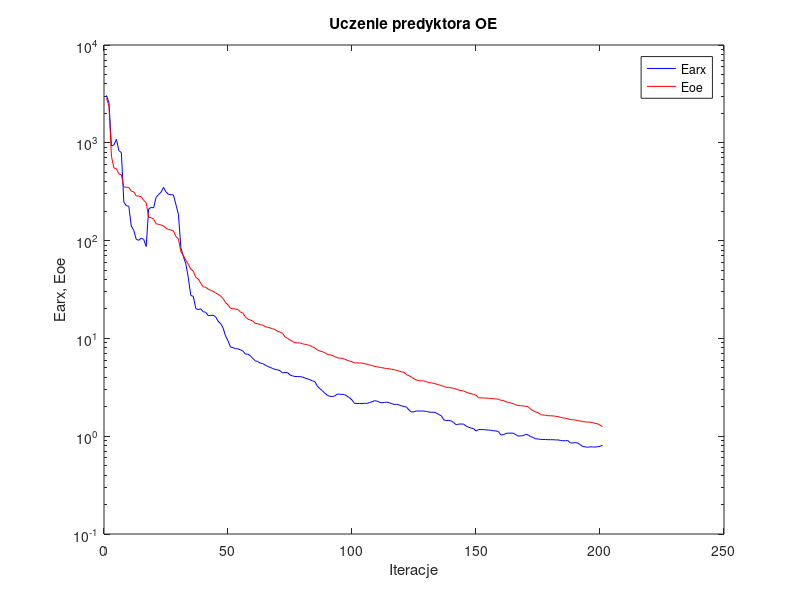
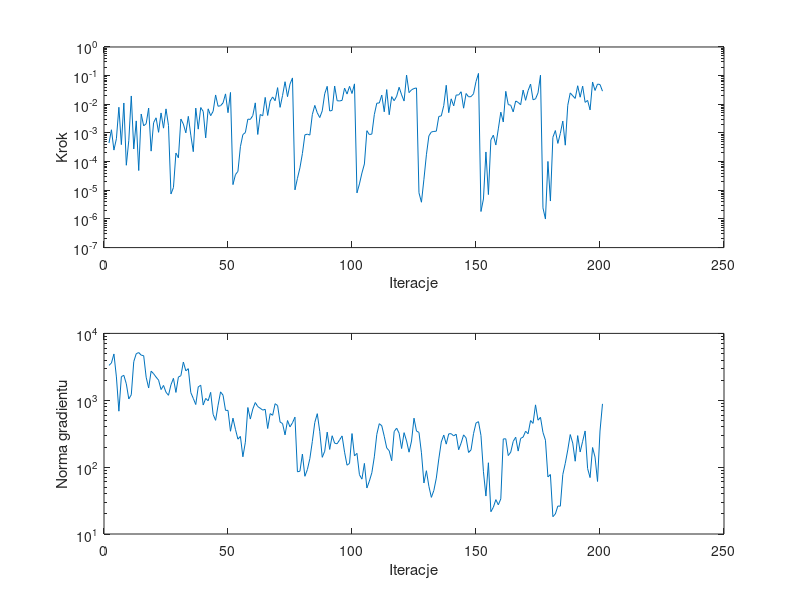

These figures' MATLAB source, in order:
%uczenie predyktora oe
clear all;
n=0; farx(n+1)=3.057951e+003; foe(n+1)=2.865504e+003; wspucz(n+1)=0.000000e+000; ng(n+1)=0.000000e+000;
%odnowa zmiennej metryki
n=1; farx(n+1)=2.571524e+003; foe(n+1)=2.376844e+003; krok(n+1)=4.440689e-004; ng(n+1)=3.322089e+003;
n=2; farx(n+1)=9.260243e+002; foe(n+1)=7.299531e+002; krok(n+1)=1.291963e-003; ng(n+1)=3.611925e+003;
n=3; farx(n+1)=9.515917e+002; foe(n+1)=5.527583e+002; krok(n+1)=2.523757e-004; ng(n+1)=4.923863e+003;
n=4; farx(n+1)=1.087308e+003; foe(n+1)=5.427065e+002; krok(n+1)=6.298318e-004; ng(n+1)=2.232951e+003;
n=5; farx(n+1)=8.325249e+002; foe(n+1)=4.790071e+002; krok(n+1)=7.883579e-003; ng(n+1)=6.867872e+002;
n=6; farx(n+1)=7.937373e+002; foe(n+1)=4.721526e+002; krok(n+1)=3.920873e-004; ng(n+1)=2.257267e+003;
n=7; farx(n+1)=2.471648e+002; foe(n+1)=3.530591e+002; krok(n+1)=1.111520e-002; ng(n+1)=2.358861e+003;
n=8; farx(n+1)=2.275920e+002; foe(n+1)=3.505849e+002; krok(n+1)=7.473619e-005; ng(n+1)=1.758714e+003;
n=9; farx(n+1)=2.245908e+002; foe(n+1)=3.500094e+002; krok(n+1)=5.540946e-004; ng(n+1)=1.046438e+003;
n=10; farx(n+1)=1.408165e+002; foe(n+1)=3.205194e+002; krok(n+1)=1.953985e-002; ng(n+1)=1.208742e+003;
n=11; farx(n+1)=1.274338e+002; foe(n+1)=3.149628e+002; krok(n+1)=2.755278e-004; ng(n+1)=3.781167e+003;
n=12; farx(n+1)=1.030596e+002; foe(n+1)=2.864537e+002; krok(n+1)=2.634602e-003; ng(n+1)=4.972998e+003;
n=13; farx(n+1)=1.006704e+002; foe(n+1)=2.848896e+002; krok(n+1)=4.888219e-005; ng(n+1)=5.168834e+003;
n=14; farx(n+1)=1.058780e+002; foe(n+1)=2.806232e+002; krok(n+1)=4.576361e-003; ng(n+1)=4.726109e+003;
n=15; farx(n+1)=1.029765e+002; foe(n+1)=2.577248e+002; krok(n+1)=1.772228e-003; ng(n+1)=4.642450e+003;
n=16; farx(n+1)=8.710610e+001; foe(n+1)=2.443526e+002; krok(n+1)=2.103952e-003; ng(n+1)=2.210512e+003;
n=17; farx(n+1)=2.098009e+002; foe(n+1)=1.734601e+002; krok(n+1)=7.409251e-003; ng(n+1)=1.525735e+003;
n=18; farx(n+1)=2.191440e+002; foe(n+1)=1.713160e+002; krok(n+1)=2.322394e-004; ng(n+1)=2.721839e+003;
n=19; farx(n+1)=2.160274e+002; foe(n+1)=1.654197e+002; krok(n+1)=2.293768e-003; ng(n+1)=2.495697e+003;
n=20; farx(n+1)=2.768611e+002; foe(n+1)=1.489180e+002; krok(n+1)=3.378309e-003; ng(n+1)=2.219135e+003;
n=21; farx(n+1)=2.956561e+002; foe(n+1)=1.463330e+002; krok(n+1)=1.053016e-003; ng(n+1)=2.001612e+003;
n=22; farx(n+1)=3.126193e+002; foe(n+1)=1.442805e+002; krok(n+1)=4.998848e-003; ng(n+1)=1.445360e+003;
n=23; farx(n+1)=3.499392e+002; foe(n+1)=1.414753e+002; krok(n+1)=1.471967e-003; ng(n+1)=1.664884e+003;
n=24; farx(n+1)=3.143171e+002; foe(n+1)=1.340429e+002; krok(n+1)=6.920879e-003; ng(n+1)=1.318044e+003;
n=25; farx(n+1)=2.969512e+002; foe(n+1)=1.298403e+002; krok(n+1)=1.835515e-003; ng(n+1)=1.186519e+003;
%odnowa zmiennej metryki
n=26; farx(n+1)=2.949411e+002; foe(n+1)=1.282397e+002; krok(n+1)=7.425417e-006; ng(n+1)=1.705473e+003;
n=27; farx(n+1)=2.927807e+002; foe(n+1)=1.252864e+002; krok(n+1)=1.245571e-005; ng(n+1)=2.127180e+003;
n=28; farx(n+1)=2.333013e+002; foe(n+1)=1.100474e+002; krok(n+1)=1.992091e-004; ng(n+1)=1.310024e+003;
n=29; farx(n+1)=1.860504e+002; foe(n+1)=1.044351e+002; krok(n+1)=1.358214e-004; ng(n+1)=2.226933e+003;
n=30; farx(n+1)=8.461392e+001; foe(n+1)=7.705090e+001; krok(n+1)=3.065383e-003; ng(n+1)=2.329363e+003;
n=31; farx(n+1)=6.877851e+001; foe(n+1)=7.045188e+001; krok(n+1)=2.043687e-003; ng(n+1)=3.730909e+003;
n=32; farx(n+1)=5.773335e+001; foe(n+1)=6.307471e+001; krok(n+1)=1.010647e-003; ng(n+1)=2.752611e+003;
n=33; farx(n+1)=4.166188e+001; foe(n+1)=5.728598e+001; krok(n+1)=3.801047e-003; ng(n+1)=2.967050e+003;
n=34; farx(n+1)=2.747106e+001; foe(n+1)=5.120897e+001; krok(n+1)=8.375096e-004; ng(n+1)=1.302647e+003;
n=35; farx(n+1)=2.691838e+001; foe(n+1)=4.862923e+001; krok(n+1)=2.224690e-004; ng(n+1)=1.066481e+003;
n=36; farx(n+1)=2.022623e+001; foe(n+1)=4.207302e+001; krok(n+1)=7.366454e-003; ng(n+1)=8.634301e+002;
n=37; farx(n+1)=1.971744e+001; foe(n+1)=4.055678e+001; krok(n+1)=1.358387e-003; ng(n+1)=1.584198e+003;
n=38; farx(n+1)=2.008124e+001; foe(n+1)=3.668631e+001; krok(n+1)=7.704335e-003; ng(n+1)=1.679016e+003;
n=39; farx(n+1)=1.871392e+001; foe(n+1)=3.368669e+001; krok(n+1)=5.631405e-003; ng(n+1)=8.493633e+002;
n=40; farx(n+1)=1.851944e+001; foe(n+1)=3.334488e+001; krok(n+1)=6.752731e-004; ng(n+1)=1.065157e+003;
n=41; farx(n+1)=1.711910e+001; foe(n+1)=3.191467e+001; krok(n+1)=6.951230e-003; ng(n+1)=9.822177e+002;
n=42; farx(n+1)=1.717285e+001; foe(n+1)=3.095789e+001; krok(n+1)=4.008930e-003; ng(n+1)=1.313261e+003;
n=43; farx(n+1)=1.725849e+001; foe(n+1)=3.030258e+001; krok(n+1)=5.680993e-003; ng(n+1)=6.146483e+002;
n=44; farx(n+1)=1.664204e+001; foe(n+1)=2.910262e+001; krok(n+1)=2.118799e-002; ng(n+1)=5.008846e+002;
n=45; farx(n+1)=1.500381e+001; foe(n+1)=2.827156e+001; krok(n+1)=8.533243e-003; ng(n+1)=8.435543e+002;
n=46; farx(n+1)=1.419500e+001; foe(n+1)=2.717004e+001; krok(n+1)=8.929289e-003; ng(n+1)=1.336008e+003;
n=47; farx(n+1)=1.284969e+001; foe(n+1)=2.555856e+001; krok(n+1)=1.121665e-002; ng(n+1)=1.190312e+003;
n=48; farx(n+1)=1.060201e+001; foe(n+1)=2.326179e+001; krok(n+1)=2.307159e-002; ng(n+1)=7.065729e+002;
n=49; farx(n+1)=9.457766e+000; foe(n+1)=2.199251e+001; krok(n+1)=5.097234e-003; ng(n+1)=7.052281e+002;
n=50; farx(n+1)=8.183243e+000; foe(n+1)=2.036303e+001; krok(n+1)=2.592196e-002; ng(n+1)=3.441992e+002;
%odnowa zmiennej metryki
n=51; farx(n+1)=8.033525e+000; foe(n+1)=2.011112e+001; krok(n+1)=1.576802e-005; ng(n+1)=5.401399e+002;
n=52; farx(n+1)=7.857358e+000; foe(n+1)=1.988523e+001; krok(n+1)=3.511208e-005; ng(n+1)=3.678264e+002;
n=53; farx(n+1)=7.823784e+000; foe(n+1)=1.972706e+001; krok(n+1)=4.572173e-005; ng(n+1)=2.618904e+002;
n=54; farx(n+1)=7.643335e+000; foe(n+1)=1.862810e+001; krok(n+1)=3.323859e-004; ng(n+1)=2.881475e+002;
n=55; farx(n+1)=7.430640e+000; foe(n+1)=1.813948e+001; krok(n+1)=8.790130e-004; ng(n+1)=1.428231e+002;
n=56; farx(n+1)=6.909639e+000; foe(n+1)=1.660984e+001; krok(n+1)=1.031514e-003; ng(n+1)=2.360001e+002;
n=57; farx(n+1)=6.911243e+000; foe(n+1)=1.570732e+001; krok(n+1)=3.036370e-003; ng(n+1)=7.791652e+002;
n=58; farx(n+1)=6.639077e+000; foe(n+1)=1.543447e+001; krok(n+1)=2.972972e-003; ng(n+1)=5.234334e+002;
n=59; farx(n+1)=6.235711e+000; foe(n+1)=1.502579e+001; krok(n+1)=4.049572e-003; ng(n+1)=7.384753e+002;
n=60; farx(n+1)=5.892080e+000; foe(n+1)=1.422048e+001; krok(n+1)=1.121678e-002; ng(n+1)=9.251608e+002;
n=61; farx(n+1)=5.808922e+000; foe(n+1)=1.413062e+001; krok(n+1)=8.861138e-004; ng(n+1)=8.049942e+002;
n=62; farx(n+1)=5.588899e+000; foe(n+1)=1.379968e+001; krok(n+1)=4.408444e-003; ng(n+1)=7.592914e+002;
n=63; farx(n+1)=5.534160e+000; foe(n+1)=1.367941e+001; krok(n+1)=3.966104e-003; ng(n+1)=7.124780e+002;
n=64; farx(n+1)=5.335437e+000; foe(n+1)=1.320953e+001; krok(n+1)=1.740861e-002; ng(n+1)=7.328677e+002;
n=65; farx(n+1)=5.160251e+000; foe(n+1)=1.297983e+001; krok(n+1)=4.077649e-003; ng(n+1)=3.779120e+002;
n=66; farx(n+1)=5.065613e+000; foe(n+1)=1.279494e+001; krok(n+1)=1.299379e-002; ng(n+1)=6.320831e+002;
n=67; farx(n+1)=4.919225e+000; foe(n+1)=1.253547e+001; krok(n+1)=1.806042e-002; ng(n+1)=5.957834e+002;
n=68; farx(n+1)=4.819650e+000; foe(n+1)=1.231482e+001; krok(n+1)=1.333847e-002; ng(n+1)=8.886938e+002;
n=69; farx(n+1)=4.768082e+000; foe(n+1)=1.179480e+001; krok(n+1)=3.816957e-002; ng(n+1)=8.327241e+002;
n=70; farx(n+1)=4.675460e+000; foe(n+1)=1.160619e+001; krok(n+1)=7.833534e-003; ng(n+1)=4.721924e+002;
n=71; farx(n+1)=4.441119e+000; foe(n+1)=1.124805e+001; krok(n+1)=2.043074e-002; ng(n+1)=4.482079e+002;
n=72; farx(n+1)=4.475386e+000; foe(n+1)=1.035417e+001; krok(n+1)=6.137636e-002; ng(n+1)=3.036189e+002;
n=73; farx(n+1)=4.469414e+000; foe(n+1)=1.001189e+001; krok(n+1)=1.850334e-002; ng(n+1)=4.978009e+002;
n=74; farx(n+1)=4.226595e+000; foe(n+1)=9.622736e+000; krok(n+1)=5.059367e-002; ng(n+1)=3.999911e+002;
n=75; farx(n+1)=4.140089e+000; foe(n+1)=9.321353e+000; krok(n+1)=8.322808e-002; ng(n+1)=4.607412e+002;
%odnowa zmiennej metryki
n=76; farx(n+1)=4.080428e+000; foe(n+1)=9.020428e+000; krok(n+1)=1.033992e-005; ng(n+1)=5.593599e+002;
n=77; farx(n+1)=4.076072e+000; foe(n+1)=9.009740e+000; krok(n+1)=2.611999e-005; ng(n+1)=8.506963e+001;
n=78; farx(n+1)=4.065263e+000; foe(n+1)=8.984992e+000; krok(n+1)=6.065098e-005; ng(n+1)=8.698488e+001;
n=79; farx(n+1)=4.030222e+000; foe(n+1)=8.808654e+000; krok(n+1)=1.916020e-004; ng(n+1)=1.568034e+002;
n=80; farx(n+1)=3.927123e+000; foe(n+1)=8.707020e+000; krok(n+1)=8.605590e-004; ng(n+1)=7.300108e+001;
n=81; farx(n+1)=3.868347e+000; foe(n+1)=8.593500e+000; krok(n+1)=9.064776e-004; ng(n+1)=9.192547e+001;
n=82; farx(n+1)=3.782322e+000; foe(n+1)=8.450804e+000; krok(n+1)=8.432951e-004; ng(n+1)=1.338829e+002;
n=83; farx(n+1)=3.685366e+000; foe(n+1)=8.214619e+000; krok(n+1)=4.375565e-003; ng(n+1)=2.417389e+002;
n=84; farx(n+1)=3.613983e+000; foe(n+1)=7.981289e+000; krok(n+1)=9.152723e-003; ng(n+1)=4.658940e+002;
n=85; farx(n+1)=3.261084e+000; foe(n+1)=7.624037e+000; krok(n+1)=5.038654e-003; ng(n+1)=6.302036e+002;
n=86; farx(n+1)=3.062349e+000; foe(n+1)=7.430616e+000; krok(n+1)=3.442371e-003; ng(n+1)=3.405737e+002;
n=87; farx(n+1)=2.926983e+000; foe(n+1)=7.328434e+000; krok(n+1)=5.915258e-003; ng(n+1)=1.401827e+002;
n=88; farx(n+1)=2.759949e+000; foe(n+1)=7.142069e+000; krok(n+1)=2.343419e-002; ng(n+1)=1.730582e+002;
n=89; farx(n+1)=2.623172e+000; foe(n+1)=6.878462e+000; krok(n+1)=4.235232e-002; ng(n+1)=3.339767e+002;
n=90; farx(n+1)=2.558954e+000; foe(n+1)=6.778556e+000; krok(n+1)=5.828795e-003; ng(n+1)=1.839465e+002;
n=91; farx(n+1)=2.541280e+000; foe(n+1)=6.713731e+000; krok(n+1)=6.130766e-003; ng(n+1)=2.946802e+002;
n=92; farx(n+1)=2.576741e+000; foe(n+1)=6.519776e+000; krok(n+1)=4.346837e-002; ng(n+1)=2.280640e+002;
n=93; farx(n+1)=2.688268e+000; foe(n+1)=6.352432e+000; krok(n+1)=1.333847e-002; ng(n+1)=2.235620e+002;
n=94; farx(n+1)=2.691584e+000; foe(n+1)=6.281246e+000; krok(n+1)=1.308616e-002; ng(n+1)=2.556442e+002;
n=95; farx(n+1)=2.674266e+000; foe(n+1)=6.243013e+000; krok(n+1)=1.370811e-002; ng(n+1)=2.930306e+002;
n=96; farx(n+1)=2.660893e+000; foe(n+1)=6.140361e+000; krok(n+1)=3.670029e-002; ng(n+1)=1.673355e+002;
n=97; farx(n+1)=2.565342e+000; foe(n+1)=5.983684e+000; krok(n+1)=2.279678e-002; ng(n+1)=1.068831e+002;
n=98; farx(n+1)=2.478625e+000; foe(n+1)=5.866807e+000; krok(n+1)=4.226038e-002; ng(n+1)=1.138440e+002;
n=99; farx(n+1)=2.344723e+000; foe(n+1)=5.770829e+000; krok(n+1)=2.378798e-002; ng(n+1)=3.178164e+002;
n=100; farx(n+1)=2.164776e+000; foe(n+1)=5.618875e+000; krok(n+1)=5.160128e-002; ng(n+1)=1.472450e+002;
%odnowa zmiennej metryki
n=101; farx(n+1)=2.161535e+000; foe(n+1)=5.609012e+000; krok(n+1)=8.114575e-006; ng(n+1)=1.606932e+002;
n=102; farx(n+1)=2.160734e+000; foe(n+1)=5.603279e+000; krok(n+1)=1.666649e-005; ng(n+1)=7.704309e+001;
n=103; farx(n+1)=2.156048e+000; foe(n+1)=5.594620e+000; krok(n+1)=3.990378e-005; ng(n+1)=6.617334e+001;
n=104; farx(n+1)=2.169898e+000; foe(n+1)=5.526114e+000; krok(n+1)=8.276561e-005; ng(n+1)=1.137206e+002;
n=105; farx(n+1)=2.164155e+000; foe(n+1)=5.446682e+000; krok(n+1)=1.200324e-003; ng(n+1)=4.874895e+001;
n=106; farx(n+1)=2.205715e+000; foe(n+1)=5.358815e+000; krok(n+1)=8.790130e-004; ng(n+1)=6.187476e+001;
n=107; farx(n+1)=2.245039e+000; foe(n+1)=5.282756e+000; krok(n+1)=9.152390e-004; ng(n+1)=8.244525e+001;
n=108; farx(n+1)=2.302669e+000; foe(n+1)=5.176467e+000; krok(n+1)=4.372259e-003; ng(n+1)=1.424914e+002;
n=109; farx(n+1)=2.293741e+000; foe(n+1)=5.126371e+000; krok(n+1)=1.095618e-002; ng(n+1)=3.091677e+002;
n=110; farx(n+1)=2.230844e+000; foe(n+1)=5.074427e+000; krok(n+1)=1.111520e-002; ng(n+1)=4.464995e+002;
n=111; farx(n+1)=2.189805e+000; foe(n+1)=5.015957e+000; krok(n+1)=2.097129e-002; ng(n+1)=4.157784e+002;
n=112; farx(n+1)=2.219753e+000; foe(n+1)=4.964230e+000; krok(n+1)=5.478088e-003; ng(n+1)=2.894892e+002;
n=113; farx(n+1)=2.229326e+000; foe(n+1)=4.915451e+000; krok(n+1)=3.264474e-002; ng(n+1)=1.935713e+002;
n=114; farx(n+1)=2.199160e+000; foe(n+1)=4.891068e+000; krok(n+1)=4.323984e-003; ng(n+1)=1.759042e+002;
n=115; farx(n+1)=2.150995e+000; foe(n+1)=4.835055e+000; krok(n+1)=1.853599e-002; ng(n+1)=1.247889e+002;
n=116; farx(n+1)=2.112605e+000; foe(n+1)=4.776002e+000; krok(n+1)=1.333847e-002; ng(n+1)=3.403317e+002;
n=117; farx(n+1)=2.115410e+000; foe(n+1)=4.705881e+000; krok(n+1)=1.904592e-002; ng(n+1)=3.829357e+002;
n=118; farx(n+1)=2.088675e+000; foe(n+1)=4.636497e+000; krok(n+1)=3.933136e-002; ng(n+1)=3.209440e+002;
n=119; farx(n+1)=2.036821e+000; foe(n+1)=4.537588e+000; krok(n+1)=2.142882e-002; ng(n+1)=1.897013e+002;
n=120; farx(n+1)=2.015467e+000; foe(n+1)=4.508400e+000; krok(n+1)=1.299379e-002; ng(n+1)=3.277685e+002;
n=121; farx(n+1)=1.980530e+000; foe(n+1)=4.253906e+000; krok(n+1)=1.047148e-001; ng(n+1)=2.462583e+002;
n=122; farx(n+1)=1.852471e+000; foe(n+1)=4.152479e+000; krok(n+1)=2.556212e-002; ng(n+1)=1.673365e+002;
n=123; farx(n+1)=1.765317e+000; foe(n+1)=4.015713e+000; krok(n+1)=3.201356e-002; ng(n+1)=2.458968e+002;
n=124; farx(n+1)=1.777581e+000; foe(n+1)=3.860995e+000; krok(n+1)=3.552033e-002; ng(n+1)=5.397448e+002;
n=125; farx(n+1)=1.814710e+000; foe(n+1)=3.752481e+000; krok(n+1)=3.722882e-002; ng(n+1)=3.462966e+002;
%odnowa zmiennej metryki
n=126; farx(n+1)=1.809052e+000; foe(n+1)=3.688621e+000; krok(n+1)=8.182517e-006; ng(n+1)=3.306906e+002;
n=127; farx(n+1)=1.807381e+000; foe(n+1)=3.682428e+000; krok(n+1)=3.826903e-006; ng(n+1)=1.637581e+002;
n=128; farx(n+1)=1.808829e+000; foe(n+1)=3.678946e+000; krok(n+1)=2.428432e-005; ng(n+1)=5.796571e+001;
n=129; farx(n+1)=1.791224e+000; foe(n+1)=3.609067e+000; krok(n+1)=1.733806e-004; ng(n+1)=8.841806e+001;
n=130; farx(n+1)=1.764895e+000; foe(n+1)=3.530887e+000; krok(n+1)=7.937301e-004; ng(n+1)=5.171029e+001;
n=131; farx(n+1)=1.757445e+000; foe(n+1)=3.509388e+000; krok(n+1)=1.084270e-003; ng(n+1)=3.530497e+001;
n=132; farx(n+1)=1.759000e+000; foe(n+1)=3.468849e+000; krok(n+1)=1.130223e-003; ng(n+1)=4.476259e+001;
n=133; farx(n+1)=1.727225e+000; foe(n+1)=3.410449e+000; krok(n+1)=1.151361e-003; ng(n+1)=6.865290e+001;
n=134; farx(n+1)=1.667322e+000; foe(n+1)=3.351743e+000; krok(n+1)=3.765398e-003; ng(n+1)=1.326003e+002;
n=135; farx(n+1)=1.618285e+000; foe(n+1)=3.299462e+000; krok(n+1)=3.941672e-003; ng(n+1)=2.376403e+002;
n=136; farx(n+1)=1.469170e+000; foe(n+1)=3.227634e+000; krok(n+1)=9.016309e-003; ng(n+1)=3.019183e+002;
n=137; farx(n+1)=1.446159e+000; foe(n+1)=3.166385e+000; krok(n+1)=4.614317e-002; ng(n+1)=2.207767e+002;
n=138; farx(n+1)=1.451491e+000; foe(n+1)=3.142106e+000; krok(n+1)=5.107684e-003; ng(n+1)=3.146354e+002;
n=139; farx(n+1)=1.432250e+000; foe(n+1)=3.124760e+000; krok(n+1)=1.551534e-002; ng(n+1)=3.164481e+002;
n=140; farx(n+1)=1.377854e+000; foe(n+1)=3.090431e+000; krok(n+1)=8.806488e-003; ng(n+1)=2.931419e+002;
n=141; farx(n+1)=1.309318e+000; foe(n+1)=3.032098e+000; krok(n+1)=2.109740e-002; ng(n+1)=3.107921e+002;
n=142; farx(n+1)=1.328403e+000; foe(n+1)=2.961544e+000; krok(n+1)=2.113198e-002; ng(n+1)=1.820512e+002;
n=143; farx(n+1)=1.332624e+000; foe(n+1)=2.925713e+000; krok(n+1)=2.741623e-002; ng(n+1)=2.285340e+002;
n=144; farx(n+1)=1.329925e+000; foe(n+1)=2.900590e+000; krok(n+1)=7.314625e-003; ng(n+1)=3.037794e+002;
n=145; farx(n+1)=1.270067e+000; foe(n+1)=2.821305e+000; krok(n+1)=2.378377e-002; ng(n+1)=2.734651e+002;
n=146; farx(n+1)=1.237269e+000; foe(n+1)=2.758815e+000; krok(n+1)=1.819302e-002; ng(n+1)=1.655524e+002;
n=147; farx(n+1)=1.210830e+000; foe(n+1)=2.719452e+000; krok(n+1)=1.855145e-002; ng(n+1)=1.811483e+002;
n=148; farx(n+1)=1.197258e+000; foe(n+1)=2.673198e+000; krok(n+1)=2.334578e-002; ng(n+1)=3.166168e+002;
n=149; farx(n+1)=1.129583e+000; foe(n+1)=2.626640e+000; krok(n+1)=6.206136e-002; ng(n+1)=4.565183e+002;
n=150; farx(n+1)=1.168837e+000; foe(n+1)=2.474525e+000; krok(n+1)=1.197092e-001; ng(n+1)=4.789292e+002;
%odnowa zmiennej metryki
n=151; farx(n+1)=1.168339e+000; foe(n+1)=2.462874e+000; krok(n+1)=1.816358e-006; ng(n+1)=2.978584e+002;
n=152; farx(n+1)=1.168629e+000; foe(n+1)=2.460955e+000; krok(n+1)=4.968023e-006; ng(n+1)=8.533466e+001;
n=153; farx(n+1)=1.159846e+000; foe(n+1)=2.448774e+000; krok(n+1)=2.171980e-004; ng(n+1)=3.694606e+001;
n=154; farx(n+1)=1.157332e+000; foe(n+1)=2.443235e+000; krok(n+1)=7.086051e-006; ng(n+1)=1.162563e+002;
n=155; farx(n+1)=1.151294e+000; foe(n+1)=2.432248e+000; krok(n+1)=5.762304e-004; ng(n+1)=2.155220e+001;
n=156; farx(n+1)=1.136191e+000; foe(n+1)=2.413910e+000; krok(n+1)=8.374265e-004; ng(n+1)=2.513267e+001;
n=157; farx(n+1)=1.130473e+000; foe(n+1)=2.404575e+000; krok(n+1)=3.794876e-004; ng(n+1)=3.266797e+001;
n=158; farx(n+1)=1.119538e+000; foe(n+1)=2.391497e+000; krok(n+1)=1.389400e-003; ng(n+1)=2.732240e+001;
n=159; farx(n+1)=1.033099e+000; foe(n+1)=2.328831e+000; krok(n+1)=5.320104e-003; ng(n+1)=3.351440e+001;
n=160; farx(n+1)=1.032516e+000; foe(n+1)=2.324380e+000; krok(n+1)=2.414856e-003; ng(n+1)=2.640390e+002;
n=161; farx(n+1)=1.067594e+000; foe(n+1)=2.245108e+000; krok(n+1)=2.835564e-002; ng(n+1)=2.652105e+002;
n=162; farx(n+1)=1.074781e+000; foe(n+1)=2.214965e+000; krok(n+1)=9.793864e-003; ng(n+1)=1.488551e+002;
n=163; farx(n+1)=1.075737e+000; foe(n+1)=2.189381e+000; krok(n+1)=9.267996e-003; ng(n+1)=1.671529e+002;
n=164; farx(n+1)=1.073856e+000; foe(n+1)=2.153015e+000; krok(n+1)=5.433546e-003; ng(n+1)=2.424742e+002;
n=165; farx(n+1)=1.039793e+000; foe(n+1)=2.091969e+000; krok(n+1)=1.305012e-002; ng(n+1)=2.801374e+002;
n=166; farx(n+1)=1.002365e+000; foe(n+1)=2.060969e+000; krok(n+1)=1.165868e-002; ng(n+1)=1.737410e+002;
n=167; farx(n+1)=1.007212e+000; foe(n+1)=2.054089e+000; krok(n+1)=9.661282e-003; ng(n+1)=2.691575e+002;
n=168; farx(n+1)=1.013869e+000; foe(n+1)=2.035146e+000; krok(n+1)=3.134999e-002; ng(n+1)=2.815898e+002;
n=169; farx(n+1)=1.043195e+000; foe(n+1)=2.022305e+000; krok(n+1)=1.376894e-002; ng(n+1)=3.441627e+002;
n=170; farx(n+1)=1.032687e+000; foe(n+1)=1.999054e+000; krok(n+1)=3.001201e-002; ng(n+1)=3.154408e+002;
n=171; farx(n+1)=9.902996e-001; foe(n+1)=1.891377e+000; krok(n+1)=5.082412e-002; ng(n+1)=4.970949e+002;
n=172; farx(n+1)=9.716827e-001; foe(n+1)=1.826879e+000; krok(n+1)=1.438335e-002; ng(n+1)=4.511249e+002;
n=173; farx(n+1)=9.385464e-001; foe(n+1)=1.764866e+000; krok(n+1)=1.548285e-002; ng(n+1)=8.535433e+002;
n=174; farx(n+1)=9.380192e-001; foe(n+1)=1.746984e+000; krok(n+1)=2.502768e-002; ng(n+1)=5.033911e+002;
n=175; farx(n+1)=9.271188e-001; foe(n+1)=1.662406e+000; krok(n+1)=1.037624e-001; ng(n+1)=5.556098e+002;
%odnowa zmiennej metryki
n=176; farx(n+1)=9.256694e-001; foe(n+1)=1.644793e+000; krok(n+1)=2.429186e-006; ng(n+1)=3.306904e+002;
n=177; farx(n+1)=9.250193e-001; foe(n+1)=1.641013e+000; krok(n+1)=9.925107e-007; ng(n+1)=2.529387e+002;
n=178; farx(n+1)=9.209494e-001; foe(n+1)=1.620476e+000; krok(n+1)=1.015140e-004; ng(n+1)=7.138651e+001;
n=179; farx(n+1)=9.209558e-001; foe(n+1)=1.619199e+000; krok(n+1)=4.211819e-006; ng(n+1)=7.755733e+001;
n=180; farx(n+1)=9.212677e-001; foe(n+1)=1.612959e+000; krok(n+1)=7.046696e-004; ng(n+1)=1.815662e+001;
n=181; farx(n+1)=9.159231e-001; foe(n+1)=1.599242e+000; krok(n+1)=1.215721e-003; ng(n+1)=1.994223e+001;
n=182; farx(n+1)=9.164908e-001; foe(n+1)=1.588089e+000; krok(n+1)=4.317466e-004; ng(n+1)=2.619530e+001;
n=183; farx(n+1)=9.067624e-001; foe(n+1)=1.560836e+000; krok(n+1)=9.622390e-004; ng(n+1)=2.606897e+001;
n=184; farx(n+1)=8.991861e-001; foe(n+1)=1.540664e+000; krok(n+1)=2.603714e-003; ng(n+1)=7.746902e+001;
n=185; farx(n+1)=8.985897e-001; foe(n+1)=1.526592e+000; krok(n+1)=3.748417e-004; ng(n+1)=1.140930e+002;
n=186; farx(n+1)=9.023726e-001; foe(n+1)=1.508176e+000; krok(n+1)=9.251671e-003; ng(n+1)=1.806926e+002;
n=187; farx(n+1)=8.550574e-001; foe(n+1)=1.480866e+000; krok(n+1)=2.497713e-002; ng(n+1)=3.069743e+002;
n=188; farx(n+1)=8.516135e-001; foe(n+1)=1.471880e+000; krok(n+1)=1.984224e-002; ng(n+1)=2.291999e+002;
n=189; farx(n+1)=8.617422e-001; foe(n+1)=1.464331e+000; krok(n+1)=1.601914e-002; ng(n+1)=1.225591e+002;
n=190; farx(n+1)=8.515995e-001; foe(n+1)=1.443122e+000; krok(n+1)=4.438543e-002; ng(n+1)=2.960496e+002;
n=191; farx(n+1)=8.202958e-001; foe(n+1)=1.430570e+000; krok(n+1)=1.767909e-002; ng(n+1)=1.685058e+002;
n=192; farx(n+1)=7.852315e-001; foe(n+1)=1.410939e+000; krok(n+1)=4.305393e-002; ng(n+1)=2.435582e+002;
n=193; farx(n+1)=7.779565e-001; foe(n+1)=1.400088e+000; krok(n+1)=1.167289e-002; ng(n+1)=3.476435e+002;
n=194; farx(n+1)=7.724735e-001; foe(n+1)=1.395377e+000; krok(n+1)=1.366429e-002; ng(n+1)=9.530675e+001;
n=195; farx(n+1)=7.774138e-001; foe(n+1)=1.391817e+000; krok(n+1)=6.374691e-003; ng(n+1)=6.977022e+001;
n=196; farx(n+1)=7.776977e-001; foe(n+1)=1.377189e+000; krok(n+1)=6.004768e-002; ng(n+1)=1.964677e+002;
n=197; farx(n+1)=7.730446e-001; foe(n+1)=1.356580e+000; krok(n+1)=3.039298e-002; ng(n+1)=1.413310e+002;
n=198; farx(n+1)=7.806642e-001; foe(n+1)=1.337583e+000; krok(n+1)=5.082412e-002; ng(n+1)=6.102800e+001;
n=199; farx(n+1)=7.897754e-001; foe(n+1)=1.298756e+000; krok(n+1)=4.904612e-002; ng(n+1)=3.465804e+002;
n=200; farx(n+1)=8.073093e-001; foe(n+1)=1.253142e+000; krok(n+1)=2.876644e-002; ng(n+1)=8.833490e+002;

figure; semilogy(farx,'b'); hold on; semilogy(foe,'r'); xlabel('Iteracje'); ylabel('Earx, Eoe'); legend('Earx','Eoe'); title('Uczenie predyktora OE');
figure; subplot(2,1,1); semilogy(krok); xlabel('Iteracje'); ylabel('Krok');
subplot(2,1,2); semilogy(ng); xlabel('Iteracje'); ylabel('Norma gradientu');
Earx=farx(n+1)
Eoe=foe(n+1)
